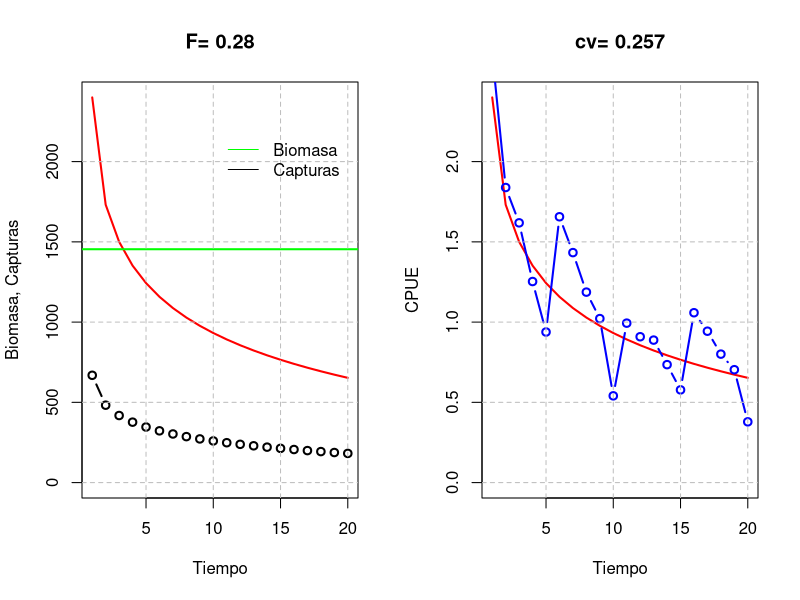

The R source for this figure:
rm(list=ls())

K=2400
r=0.65
p=2.5
q=1e-3
n=20
sigma=0.3

Brms=K*(1/(1+p)^(1/p))
Rms=r/p*Brms*(1-(Brms/K)^p)
Frms=Rms/Brms
F=1.5*Frms

Biom=rep(0,1,n)
Y=rep(0,1,n)
Biom[1]=K
Y[1]=F*Biom[1]

for (t in 2:n)
{
  Biom[t]=Biom[t-1] + r/p*Biom[t-1]*(1-(Biom[t-1]/K)^p) - Y[t-1]
  Y[t]=F*Biom[t]
}

CPUEteo=q*Biom
CPUEdat=CPUEteo*exp(rnorm(10,0,sigma))
cv=sd(log(CPUEdat)-log(CPUEteo))


#Graficos
par(mfrow = c(1, 2))
t=seq(1,n)
plot(t,Biom,type="l",lwd=2,xlab="Tiempo", ylab="Biomasa, Capturas",col="red",ylim=c(0,K),
     main=paste("F=",round(F,2)))
lines(t,Y,type="b",col="black",lwd=2)
abline(h=Brms,col="green",lwd=2)
grid(nx = NULL, ny = NULL, lty = 2, col = "gray",lwd = 1)
legend(10,2200, legend=c("Biomasa","Capturas"),col=c("green","black"),lty=1,bty="n")

plot(t,CPUEteo,type="l",lwd=2,xlab="Tiempo", ylab="CPUE",col="red",ylim=c(0,q*K),
     main=paste("cv=",round(cv,3)))
lines(t,CPUEdat,type="b",col="blue",lwd=2)
abline(h=Brms,col="green",lwd=2)
grid(nx = NULL, ny = NULL, lty = 2, col = "gray",lwd = 1)




